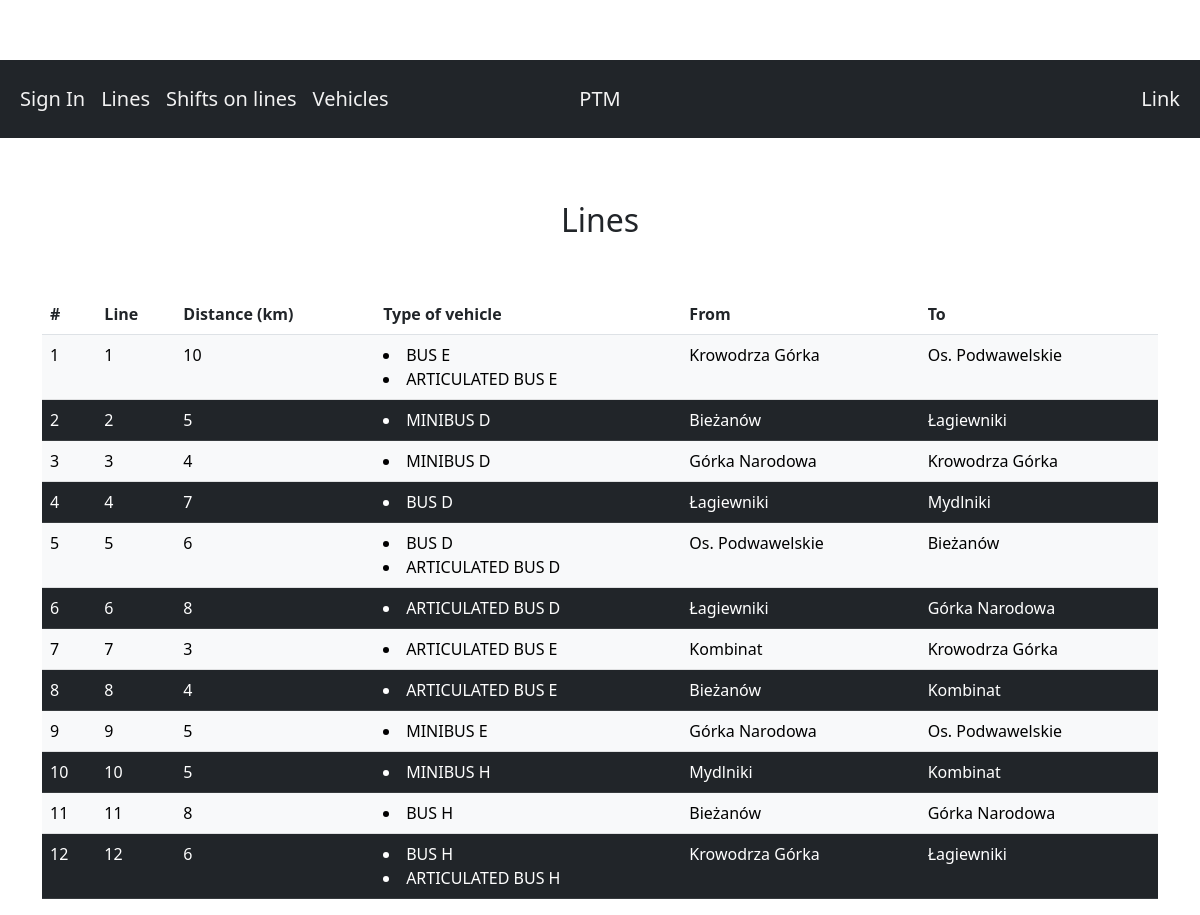
Page /lines/ on the committed database.
### management_app/models.py (models this page shows, shortened)
class Line(models.Model):
    name = models.CharField(max_length=30, unique=True)
    distance = models.IntegerField()
    vehicle_type = models.ManyToManyField(VehicleType, through="LineVehicleType", blank=True)
    first_stop = models.CharField(max_length=50)
    last_stop = models.CharField(max_length=50)
    class Meta:
        ordering = [
            Cast("name", output_field=models.IntegerField()),
        ]

class VehicleType(models.Model):
    VEHICLE_TYPE = [
        ('MINIBUS', 'Minibus'),
        ('BUS', 'Standard bus'),
        ('ARTICULATED BUS', 'Articulated Bus'),
        ('SHORT TRAM', 'Short Tram'),
        ('LONG TRAM', 'Long Tram'),
    ]
    name = models.CharField(max_length=30, choices=VEHICLE_TYPE)
    ENGINE = [
        ('E', 'Electric'),
        ('D', 'Diesel'),
        ('H', 'Hybrid'),
    ]
    engine = models.CharField(max_length=1, choices=ENGINE)
    def __str__(self):
        return f'{self.name} {self.engine}'

### management_app/views.py (the view)
# urls.py: path('lines/', views.LinesView.as_view(), name='lines'),
class LinesView(View):
    def get(self, request):
        lines = Line.objects.all()
        return render(request, 'lines.html', {'lines': lines})

### templates/lines.html (shortened to what this page needs)
{% extends 'index.html' %}
{% block content %}
    <br><br><br><br>
<div class="main-center" style="font-size: 200%">
    Lines
</div>
<div class="main-center" style="margin-top: 50px">
    <table class="table">
        <tr>
            <th>#</th>
            <th>Line</th>
            <th>Distance (km)</th>
            <th>Type of vehicle</th>
            <th>From</th>
            <th>To</th>
        </tr>
        {% for line in lines %}
        <tr class="{% cycle 'table-light' 'table-dark' %}">
            <td>{{ forloop.counter }}</td>
            <td>{{ line.name }}</td>
            <td>{{ line.distance }}</td>
            <td>
            {% for type in line.vehicle_type.all %}
            <li>{{ type }}</li>
            {% endfor %}
            </td>
            <td>{{ line.first_stop }}</td>
            <td>{{ line.last_stop }}</td>
        </tr>
        {% endfor %}
    </table>
</div>
{% endblock %}

### templates/index.html (shortened to what this page needs)
{% load static %}
<!doctype html>
<html lang="en">
<head>
    <link href="{% static 'bootstrap-5.2.2-dist/css/bootstrap.css' %}" rel="stylesheet">
    <link href="{% static 'my_nav.css' %}" rel="stylesheet">
</head>
<body>
<nav class="navbar navbar-expand-md navbar-dark bg-dark">
    <div class="container-fluid">
        <div class="navbar-collapse collapse w-100 order-1 order-md-0 dual-collapse2">
            <ul class="navbar-nav me-auto">
                <li class="nav-item active">
                    {% if user.is_authenticated %}
                    <a class="nav-link" href="/">Home</a>
                    {% else %}
                    <a class="nav-link" href="/">Sign In</a>
                    {% endif %}
                </li>
                <li class="nav-item">
                    <a class="nav-link" href="{% url 'lines' %}">Lines</a>
                </li>
                <li class="nav-item">
                    <a class="nav-link" href="{% url 'shifts' %}">Shifts on lines</a>
                </li>
                <li class="nav-item">
                    <a class="nav-link" href="{% url 'vehicles' %}">Vehicles</a>
                </li>
            </ul>
        </div>
        <div class="mx-auto order-0">
            <a class="navbar-brand mx-auto" href="#">PTM</a>
        </div>
        <div class="navbar-collapse collapse w-100 order-3 dual-collapse2">
            <ul class="navbar-nav ms-auto">
                <li class="nav-item">
                    <a class="nav-link" href="#">Link</a>
                </li>
            </ul>
        </div>
    </div>
</nav>
<div class="container">
    {% block content %}
    {% endblock %}
</div>
</body>
</html>

### management_app/static/my_nav.css (style rules this page uses)
.navbar { float: left; overflow: hidden; background-color: #333; position: fixed; top: 60px; width: 100%; }
.navbar a { display: block; color: #f2f2f2; text-align: center; padding: 16px 60px; text-decoration: none; font-size: 20px; }
.main-center { margin-top: 100px; display: flex; justify-content: center; }

### rows in the picture
Line: name "1", distance "10", first_stop "Krowodrza Górka", last_stop "Os. Podwawelskie"
VehicleType: name+engine "BUS E"
VehicleType: name+engine "ARTICULATED BUS E"
Line: name "2", distance "5", first_stop "Bieżanów", last_stop "Łagiewniki"
VehicleType: name+engine "MINIBUS D"
Line: name "3", distance "4", first_stop "Górka Narodowa", last_stop "Krowodrza Górka"
Line: name "4", distance "7", first_stop "Łagiewniki", last_stop "Mydlniki"
VehicleType: name+engine "BUS D"
Line: name "5", distance "6", first_stop "Os. Podwawelskie", last_stop "Bieżanów"
VehicleType: name+engine "ARTICULATED BUS D"
Line: name "6", distance "8", first_stop "Łagiewniki", last_stop "Górka Narodowa"
Line: name "7", distance "3", first_stop "Kombinat", last_stop "Krowodrza Górka"
Line: name "8", distance "4", first_stop "Bieżanów", last_stop "Kombinat"
Line: name "9", distance "5", first_stop "Górka Narodowa", last_stop "Os. Podwawelskie"
VehicleType: name+engine "MINIBUS E"
Line: name "10", distance "5", first_stop "Mydlniki", last_stop "Kombinat"
VehicleType: name+engine "MINIBUS H"
Line: name "11", distance "8", first_stop "Bieżanów", last_stop "Górka Narodowa"
VehicleType: name+engine "BUS H"
Line: name "12", distance "6", first_stop "Krowodrza Górka", last_stop "Łagiewniki"
VehicleType: name+engine "ARTICULATED BUS H"
